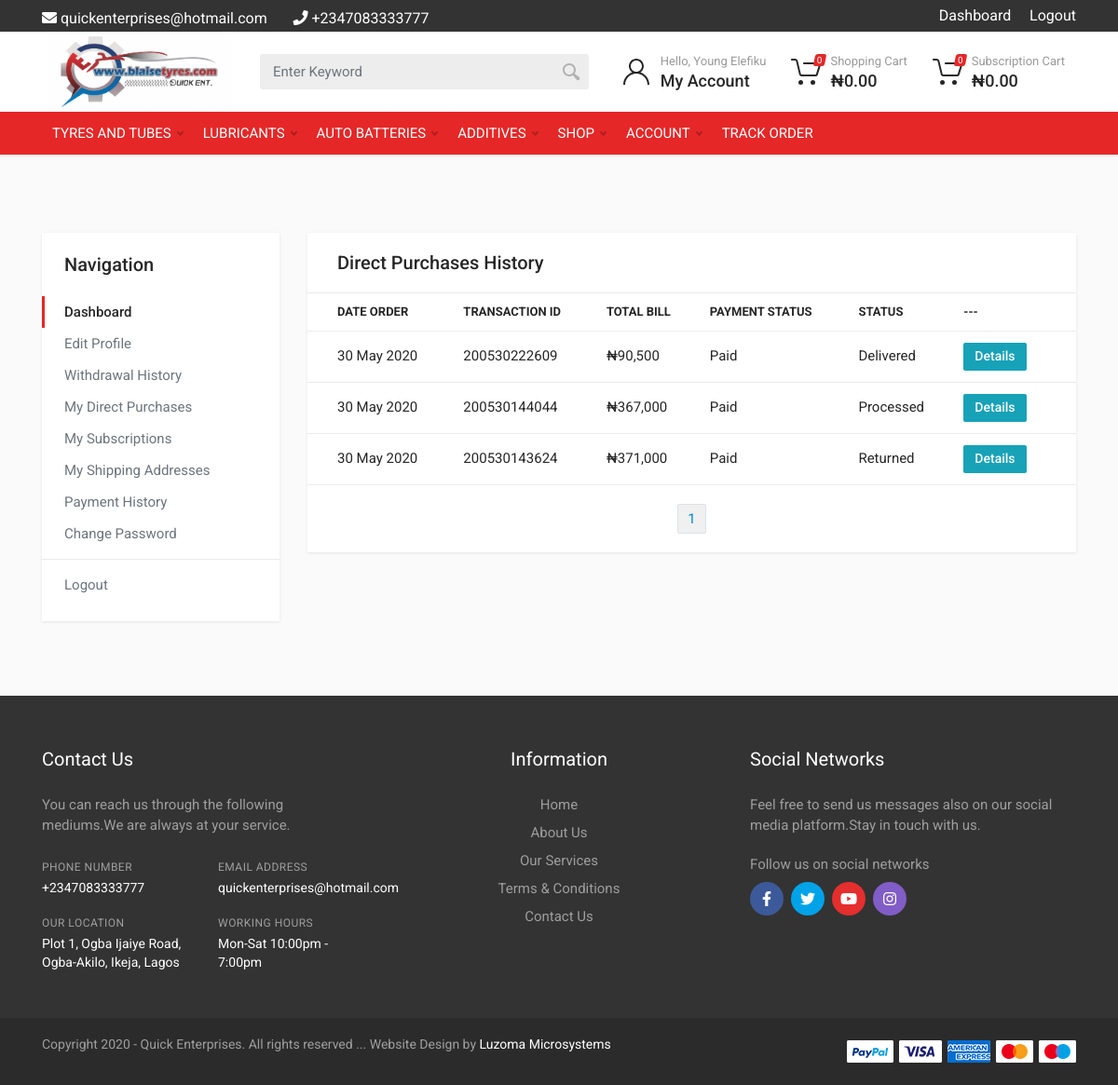
The page /account-direct-purchases.php (signed in) on the database its author committed.
### tables this page shows
CREATE TABLE `_security` (
  `id` int(4) NOT NULL,
  `userid` varchar(20) DEFAULT NULL,
  `email` varchar(60) NOT NULL,
  `uname` varchar(60) NOT NULL,
  `pword` varchar(60) NOT NULL,
  `dcompany` varchar(250) NOT NULL,
  `address` varchar(250) NOT NULL,
  `dphone` varchar(30) NOT NULL,
  `dphone2` varchar(30) NOT NULL,
  `demail` varchar(60) NOT NULL,
  `dwebsite` varchar(120) NOT NULL,
  `icurrency` varchar(30) NOT NULL DEFAULT '&pound;',
  `aboutus` mediumtext NOT NULL,
  `dterms` longtext NOT NULL,
  `dservices` mediumtext NOT NULL,
  `dlogo` varchar(120) NOT NULL DEFAULT 'default.png',
  `dtitle` varchar(300) NOT NULL DEFAULT 'My Shopping Cart ',
  `social_fb` varchar(350) NOT NULL DEFAULT '#',
  `social_tw` varchar(350) NOT NULL DEFAULT '#',
  `social_lk` varchar(350) NOT NULL DEFAULT '#',
  `social_gp` varchar(350) NOT NULL DEFAULT '#',
  `social_in` varchar(350) NOT NULL DEFAULT '#',
  `status` varchar(30) NOT NULL DEFAULT 'offline'
);

CREATE TABLE `categories` (
  `id` int(11) NOT NULL,
  `name` varchar(200) DEFAULT NULL,
  `created_at` datetime NOT NULL DEFAULT current_timestamp(),
  `updated_at` timestamp NOT NULL DEFAULT current_timestamp(),
  `status` varchar(10) NOT NULL DEFAULT 'active'
);

CREATE TABLE `dcart_holder` (
  `id` int(11) NOT NULL,
  `orderid` varchar(30) DEFAULT NULL,
  `userid` varchar(30) DEFAULT NULL,
  `dtotal_bill` varchar(100) NOT NULL,
  `dcharges` varchar(100) DEFAULT NULL,
  `dlocation` varchar(200) DEFAULT NULL,
  `payment_status` varchar(30) NOT NULL DEFAULT 'pending',
  `dpay_mth` varchar(20) DEFAULT NULL,
  `dstatus` varchar(30) NOT NULL DEFAULT 'pending',
  `created_date` timestamp NOT NULL DEFAULT current_timestamp(),
  `updated_date` datetime NOT NULL DEFAULT current_timestamp()
);

### conn.php (called while the page is built, shortened)
<?php
$conn = new mysqli(DB_SERVER, DB_USER, DB_PASSWORD, DB_ENGINE);
$dsett = mysqli_query($conn, "select * FROM _security where id='1'") or die(mysqli_error($conn));
while($irow = $dsett->fetch_assoc()){
$dcomm_address=$irow['address'];
$dcomm_phone=$irow['dphone'];
$dcomm_email=$irow['demail'];
$sfb=$irow['social_fb'];
$stw=$irow['social_tw'];
$sin=$irow['social_in'];
$syt=$irow['social_gp'];
}
?>

### account-direct-purchases.php (the view, shortened to what this page needs)
<!DOCTYPE html>
<html lang="en" dir="ltr">
<?php include 'head.php';
?>
<body>
<div class="site">
		<?php include("desktop-header.php"); ?>
		<div class="site__body">
			<div class="block-space block-space--layout--after-header"></div>
			<div class="block">
				<div class="container container--max--xl">
					<div class="row">
						<div class="col-12 col-lg-3 d-flex">
							<div class="account-nav flex-grow-1">
								<h4 class="account-nav__title">Navigation</h4>
								<?php include 'link.php'; ?>
							</div>
						</div>
                        <?php
                            if (isset($_GET['page_no']) && $_GET['page_no']!="") {
                                $page_no = $_GET['page_no'];
                                } else {
                                    $page_no = 1;
                                    }
                                    $total_records_per_page = 20;
                        ?>
						<div class="col-12 col-lg-9 mt-4 mt-lg-0">
							<div class="card">
								<div class="card-header">
									<h5>Direct Purchases History</h5>
								</div>
								<div class="card-divider"></div>
								<div class="card-table">
									<div class="table-responsive-sm">
										<table>
											<thead>
												<tr>
													<th>Date Order</th>
													<th>Transaction ID</th>
													<th>Total Bill</th>
													<th>Payment Status</th>
													<th>Status</th>
													<th>---</th>
												</tr>
											</thead>
											<tbody>
                                            <?php
                                                $id = $conn->real_escape_string($_SESSION['userid']);
                                                $sqls = $conn->query("SELECT * FROM `dcart_holder` WHERE userid='$id' ORDER BY id DESC");
                                                $total_records =$sqls->num_rows;
                                                $total_no_of_pages = ceil($total_records / $total_records_per_page);
                                                $start_from = ($page_no - 1) * $total_records_per_page;
                                                $poo = $conn->query("SELECT * FROM `dcart_holder` WHERE userid='$id' ORDER BY id DESC LIMIT $start_from, $total_records_per_page");
                                                if($poo->num_rows>0){
                                                    while($row = $poo->fetch_assoc()):
                                                ?>
												<tr>
													<td><?php echo date("d M Y", strtotime($row['created_date'])); ?></td>
													<td><?php echo $row['orderid']; ?></td>
													<td>
                                                    &#8358;<?php echo number_format($row['dtotal_bill']);  ?>
                                                    </td>
													<td> <?php echo  ucfirst($row['payment_status'])  ?></td>
													<td><?php echo ucfirst($row['dstatus']); ?></td>
													<td>
                                                    <a href="cart-payment-detail?orderid=<?php echo $row['orderid']; ?>&date=<?php echo date("d M Y", strtotime($row['created_date'])); ?>" class="btn-sm btn-info btn">Details</a>
                                                    </td>
												</tr>
                                                    <?php endwhile; }else{
                                                    echo '<tr><td colspan="5">No result found</td></tr>';
                                                }  ?>
											</tbody>
										</table>
									</div>
								</div>
								<div class="card-divider"></div>
								<div class="card-footer">
									<ul class="pagination">
                            <?php
                                for ($counter = 1; $counter <= $total_no_of_pages; $counter++){
                                    echo "<li  class='page-item '><a class='page-link' href='?page_no=$counter' style='color:#0088cc;'>$counter</a></li>";
                                }
                            ?>
									</ul>
								</div>
							</div>
						</div>
					</div>
				</div>
			</div>
			<div class="block-space block-space--layout--before-footer"></div>
		</div>
<?php include("footer.php"); ?>
</div>
 </body>
</html>

### desktop-header.php (shortened to what this page needs)
<header class="site__header">
			<div class="header">
				<div class="header__megamenu-area megamenu-area"></div>
				<div class="header__topbar-classic-bg"></div>
				<div class="header__topbar-classic">
					<div class="row">
						<div class="col-md-6 bg-primarys" style="margin-top:8px; color:white">
						 <span > <i class="fas fa-envelope"></i> <?php echo $dcomm_email; ?></span> &nbsp;  &nbsp; &nbsp;
						 <span > <i class="fas fa-phone"></i> <?php echo $dcomm_phone; ?></span>
						</div>
						<div class="col-md-6 bg-primarye" style="margin-top:5px; color:whites; text-align:right">
						<?php
							if(isset($_SESSION['logged'])){?>
						 <span > <a class="topbar__links"  style="color:white; " href="dashboard">Dashboard</a></span> &nbsp; &nbsp;
						 <span > <a class="topbar__links"  style="color:white; " href="logout">Logout</a></span>
							<?php }else{ ?>
								<span > <a class="topbar__links"  style="color:white; " href="signup">Sign Up</a></span> &nbsp; &nbsp;
								 <span > <a class="topbar__links"  style="color:white; " href="login">Login</a></span>
						<?php	} ?>
						</div>
					</div>
				</div>
				<div class="header__navbar">
					<div class="header__navbar-menu">
						<div class="main-menu">
							<ul class="main-menu__list">
								<?php
								$sw =$conn->query("SELECT * FROM `categories` WHERE status='active' ORDER BY name DESC");
								if($sw->num_rows>0){
									while($top=$sw->fetch_assoc()):
										$name=$conn->real_escape_string($top['name']);
								?>
                                <li class="main-menu__item main-menu__item--submenu--menu main-menu__item--has-submenu" >
									<a href="shop-list?search=<?php echo $name; ?>"  class="main-menu__link" style="text-transform: uppercase !important;"><?php echo $name; ?>
									<?php
                                            $jcats = mysqli_query($conn, "SELECT * FROM `sub_categories` where dcategory='$name' and status='active' order by name asc");
                                            if($jcats->num_rows>=1){ ?>
									<svg
											width="7px" height="5px">
											<path
												d="M0.280,0.282 C0.645,-0.084 1.238,-0.077 1.596,0.297 L3.504,2.310 L5.413,0.297 C5.770,-0.077 6.363,-0.084 6.728,0.282 C7.080,0.634 7.088,1.203 6.746,1.565 L3.504,5.007 L0.262,1.565 C-0.080,1.203 -0.072,0.634 0.280,0.282 Z" />
											</svg>
											<?php } ?>
											</a>
                                </li>
								<?php endwhile; } ?>
								<li class="main-menu__item main-menu__item--submenu--menu main-menu__item--has-submenu">
										<a href="shop-list" class="main-menu__link" style="text-transform: uppercase !important;">Shop <svg
											width="7px" height="5px">
											<path
												d="M0.280,0.282 C0.645,-0.084 1.238,-0.077 1.596,0.297 L3.504,2.310 L5.413,0.297 C5.770,-0.077 6.363,-0.084 6.728,0.282 C7.080,0.634 7.088,1.203 6.746,1.565 L3.504,5.007 L0.262,1.565 C-0.080,1.203 -0.072,0.634 0.280,0.282 Z" />
											</svg>
										</a>
                                </li>
								<?php
									if(isset($_SESSION['logged'])){?>
								<li class="main-menu__item main-menu__item--submenu--menu main-menu__item--has-submenu">
									<a href="#account" class="main-menu__link" style="text-transform: uppercase !important;">Account<svg
											width="7px" height="5px">
											<path
												d="M0.280,0.282 C0.645,-0.084 1.238,-0.077 1.596,0.297 L3.504,2.310 L5.413,0.297 C5.770,-0.077 6.363,-0.084 6.728,0.282 C7.080,0.634 7.088,1.203 6.746,1.565 L3.504,5.007 L0.262,1.565 C-0.080,1.203 -0.072,0.634 0.280,0.282 Z" />
											</svg></a>
                                </li>
								<?php }?>
								<li class="main-menu__item main-menu__item--submenu--menu main-menu__item--has-submenu">
									<a href="track-order" class="main-menu__link" style="text-transform: uppercase !important;">Track Order </a>
                                </li>
							</ul>
						</div>
					</div>
				</div>
				<div class="header__logo"><a href="home" class="logo">
						<div class="logo__image">
							<img style="height:80px;" src="images/blaise.jpeg" alt="Site logo">
						</div>
					</a></div>
				<div class="header__search">
					<div class="search">
                            <form action="shop-list" method="get" class="search__body">
                            <input class="search__input" type="text" name="search" value="<?php if(isset($_GET['search']))echo $_GET['search']; ?>"
                                required placeholder="Enter Keyword">
                        <button	class="search__button search__button--end" type="submit">
                            <span class="search__button-icon"></span></button>
                        </form>
					</div>
				</div>
				<div class="header__indicators">
					<?php
					if(isset($_SESSION['logged'])){
						$id = $conn->real_escape_string($_SESSION["userid"]);
						$sl = $conn->query("SELECT * FROM login WHERE userid='$id'")->fetch_assoc();
						?>
					<div class="indicator indicator--trigger--click"><a href="account-login"
							class="indicator__button"><span class="indicator__icon"><svg width="32" height="32">
									<path d="M16,18C9.4,18,4,23.4,4,30H2c0-6.2,4-11.5,9.6-13.3C9.4,15.3,8,12.8,8,10c0-4.4,3.6-8,8-8s8,3.6,8,8c0,2.8-1.5,5.3-3.6,6.7	C26,18.5,30,23.8,30,30h-2C28,23.4,22.6,18,16,18z M22,10c0-3.3-2.7-6-6-6s-6,2.7-6,6s2.7,6,6,6S22,13.3,22,10z" /></svg>
							</span><span class="indicator__title">Hello, <?php echo $sl['dname']; ?></span> <span class="indicator__value">My
								Account</span></a>
					</div>
					<?php } ?>
					<div class="indicator indicator--trigger--click">
						<a href="cart" class="indicator__button">
							<span class="indicator__icon">
							<span class="indicator__counter ball">0</span> </span><span
								class="indicator__title">Shopping Cart</span> <span
								class="indicator__value" id="total">&#8358;0.00</span></a>
					</div>
					<div class="indicator indicator--trigger--click">
						<a href="cart" class="indicator__button">
							<span class="indicator__icon">
							<span class="indicator__counter balls">0</span> </span><span
								class="indicator__title">Subscription Cart</span> <span
								class="indicator__value" id="totals">&#8358;0.00</span></a>
					</div>
				</div>
			</div>
		</header>

### footer.php (shortened to what this page needs)
<footer class="site__footer">
			<div class="site-footer">
				<div class="decor site-footer__decor decor--type--bottom">
				</div>
				<div class="site-footer__widgets">
					<div class="container">
						<div class="row">
							<div class="col-12 col-xl-4">
								<div class="site-footer__widget footer-contacts">
									<h5 class="footer-contacts__title">Contact Us</h5>
									<div class="footer-contacts__text">You can reach us through the following mediums.We are always at your service.</div>
									<address class="footer-contacts__contacts">
										<dl>
											<dt>Phone Number</dt>
											<dd><?php echo $dcomm_phone; ?></dd>
										</dl>
										<dl>
											<dt>Email Address</dt>
											<dd><?php echo $dcomm_email; ?></dd>
										</dl>
										<dl>
											<dt>Our Location</dt>
											<dd><?php echo $dcomm_address; ?></dd>
										</dl>
										<dl>
											<dt>Working Hours</dt>
											<dd>Mon-Sat 10:00pm - 7:00pm</dd>
										</dl>
									</address>
								</div>
							</div>
							<div class="col-6 col-md-3 col-xl-4 text-center">
								<div class="site-footer__widget footer-links">
									<h5 class="footer-links__title">Information</h5>
									<ul class="footer-links__list">
										<li class="footer-links__item"><a href="home" class="footer-links__link">Home</a>
										<li class="footer-links__item"><a href="about-us" class="footer-links__link">About
												Us</a></li>
										<li class="footer-links__item"><a href="services" class="footer-links__link">Our Services</a></li>
										<li class="footer-links__item"><a href="terms" class="footer-links__link">Terms & Conditions</a></li>
										</li>
										<li class="footer-links__item"><a href="contact-us" class="footer-links__link">Contact Us</a></li>
									</ul>
								</div>
							</div>
							<div class="col-12 col-md-6 col-xl-4">
								<div class="site-footer__widget footer-newsletter">
									<h5 class="footer-newsletter__title">Social Networks</h5>
									<div class="footer-newsletter__text">Feel free to send us messages also on our social media platform.Stay in touch with us.</div>
									<div class="footer-newsletter__text footer-newsletter__text--social">Follow us on
										social networks</div>
									<div class="footer-newsletter__social-links social-links">
										<ul class="social-links__list">
											<li class="social-links__item social-links__item--facebook"><a
													href="<?php echo $sfb;?>" target="_blank"><i
														class="fab fa-facebook-f"></i></a></li>
											<li class="social-links__item social-links__item--twitter"><a
													href="<?php echo $stw;?>" target="_blank"><i
														class="fab fa-twitter"></i></a></li>
											<li class="social-links__item social-links__item--youtube"><a
													href="<?php echo $syt;?>" target="_blank"><i
														class="fab fa-youtube"></i></a></li>
											<li class="social-links__item social-links__item--instagram"><a
													href="<?php echo $sin;?>" target="_blank"><i
														class="fab fa-instagram"></i></a></li>
										</ul>
									</div>
								</div>
							</div>
						</div>
					</div>
				</div>
				<div class="site-footer__bottom">
					<div class="container">
						<div class="site-footer__bottom-row">
							<div class="site-footer__copyright">
							<p class="copyright">Copyright <?php echo date('Y'); ?> - Quick Enterprises. All rights reserved ... Website Design by <a href="http://www.luzoma.com" target="_blank">Luzoma Microsystems</a></p>
							</div>
							<div class="site-footer__payments"><img src="images/payments.png" alt=""></div>
						</div>
					</div>
				</div>
			</div>
		</footer>

### rows shown on the page
_security: demail "quickenterprises@hotmail.com", dphone "+2347083333777", address "Plot 1, Ogba Ijaiye Road, Ogba-Akilo, Ikeja, Lagos"
categories: name "TYRES AND TUBES"
categories: name "LUBRICANTS"
categories: name "AUTO BATTERIES"
categories: name "ADDITIVES"
dcart_holder: created_date "30 May 2020", orderid "200530222609", dtotal_bill "90,500", payment_status "Paid", dstatus "Delivered"
dcart_holder: created_date "30 May 2020", orderid "200530144044", dtotal_bill "367,000", payment_status "Paid", dstatus "Processed"
dcart_holder: created_date "30 May 2020", orderid "200530143624", dtotal_bill "371,000", payment_status "Paid", dstatus "Returned"

### other values the page prints
$sl['dname'] "Young Elefiku"
